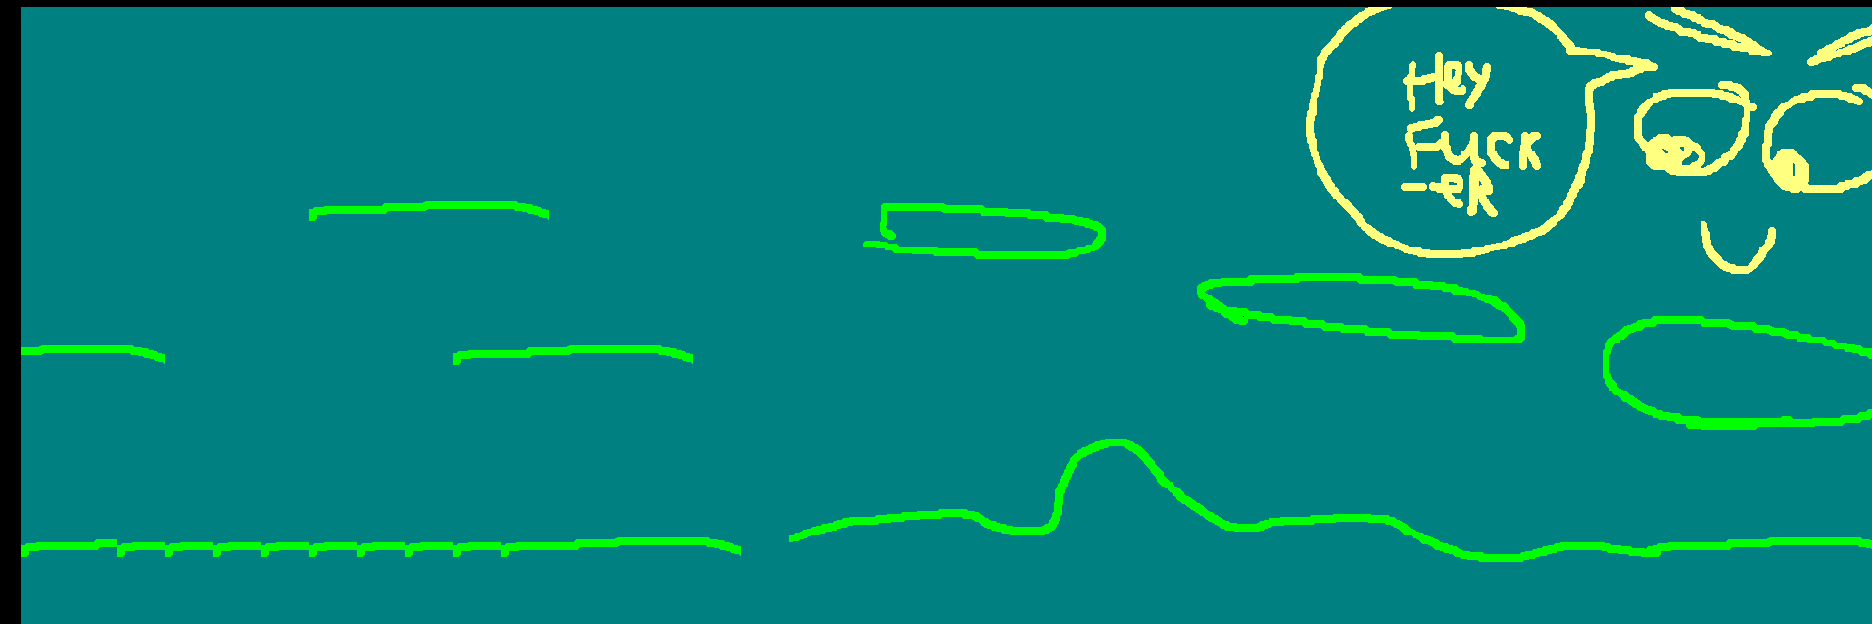

A level layout from a 2D game, rendered from its tile map. Below: a short description, then the map file with its tile-grid data intact:
An orthogonal 39x13 tile map with 48x48 px tiles, 1 tile layer (Tile Layer 1) and 8 objects.

<map version="1.2" tiledversion="1.3.3" orientation="orthogonal" renderorder="right-down" width="39" height="13" tilewidth="48" tileheight="48" infinite="0" nextlayerid="3" nextobjectid="15">
 <tileset firstgid="1" source="testleveltileset.tsx" />
 <layer id="1" name="Tile Layer 1" width="39" height="13" offsetx="21.2121" offsety="9.09091">
  <data encoding="csv">
1,2,3,4,5,6,7,8,9,10,11,12,13,1,2,3,19,20,21,22,23,24,25,26,27,28,29,30,31,32,33,34,35,36,37,38,39,40,41,
42,43,44,45,46,47,48,49,50,51,52,53,54,42,43,44,60,61,62,63,64,65,66,67,68,69,70,71,72,73,74,75,76,77,78,79,80,81,82,
83,84,85,86,87,88,44,45,46,47,48,49,50,51,52,53,101,102,103,104,105,106,107,108,109,110,111,112,113,114,115,116,117,118,119,120,121,122,123,
45,46,47,48,49,50,51,52,53,47,48,49,50,51,52,53,142,143,144,145,146,147,148,149,150,151,152,153,154,155,156,157,158,159,160,161,162,163,164,
46,47,48,49,50,51,488,489,490,491,492,49,50,51,52,53,183,184,185,186,187,188,189,190,191,192,193,194,195,196,197,198,199,200,201,202,203,204,205,
46,47,48,49,50,51,52,53,53,47,48,49,50,51,52,53,224,225,226,227,228,229,230,231,232,233,234,235,236,237,238,239,240,241,242,243,244,245,246,
46,47,48,49,50,51,52,53,53,47,48,49,50,51,52,53,265,266,267,268,269,270,271,272,273,274,275,276,277,278,279,280,281,282,283,284,285,286,287,
490,491,492,49,50,51,52,53,53,488,489,490,491,492,52,53,306,307,308,309,310,311,312,313,314,315,316,317,318,319,320,321,322,323,324,325,326,327,328,
46,47,48,49,50,51,52,53,53,53,48,49,50,51,52,53,347,348,349,350,351,352,353,354,355,356,357,358,359,360,361,362,363,364,365,366,367,368,369,
46,47,48,49,50,51,52,53,52,53,48,49,50,51,52,53,388,389,390,391,392,393,394,395,396,397,398,399,400,401,402,403,404,405,406,407,408,409,410,
46,47,48,49,50,51,52,53,52,53,48,49,50,51,52,53,429,430,431,432,433,434,435,436,437,438,439,440,441,442,443,444,445,446,447,448,449,450,451,
488,489,488,488,488,488,488,488,488,488,488,489,490,491,492,53,470,471,472,473,474,475,476,477,478,479,480,481,482,483,484,485,486,487,488,489,490,491,492,
47,48,49,50,51,52,53,50,51,52,53,53,50,51,52,53,50,51,52,53,53,53,53,45,46,47,48,49,50,51,52,53,53,53,53,44,44,44,44
</data>
 </layer>
 <objectgroup id="2" name="collision">
  <object id="4" x="0" y="336" width="144" height="48" />
  <object id="5" x="480" y="336" width="192" height="48" />
  <object id="6" x="336" y="192" width="192" height="48" />
  <object id="10" x="0" y="528" width="720" height="48" />
  <object id="11" x="798" y="542">
   <polygon points="0,0 168,-24 252,-8 284,-92 336,-98 368,-48 422,-10 592,-18 666,20 736,20 776,8 860,12 1066,4 1106,18 1132,174 6,126" />
  </object>
  <object id="12" x="884" y="202">
   <polygon points="0,0 218,20 216,44 174,52 -2,42" />
  </object>
  <object id="13" x="1214" y="286">
   <polygon points="0,0 166,-6 288,14 312,48 300,56 8,24" />
  </object>
  <object id="14" x="1614" y="336">
   <polygon points="0,0 68,-18 262,18 256,76 142,88 62,86 -4,52" />
  </object>
 </objectgroup>
</map>